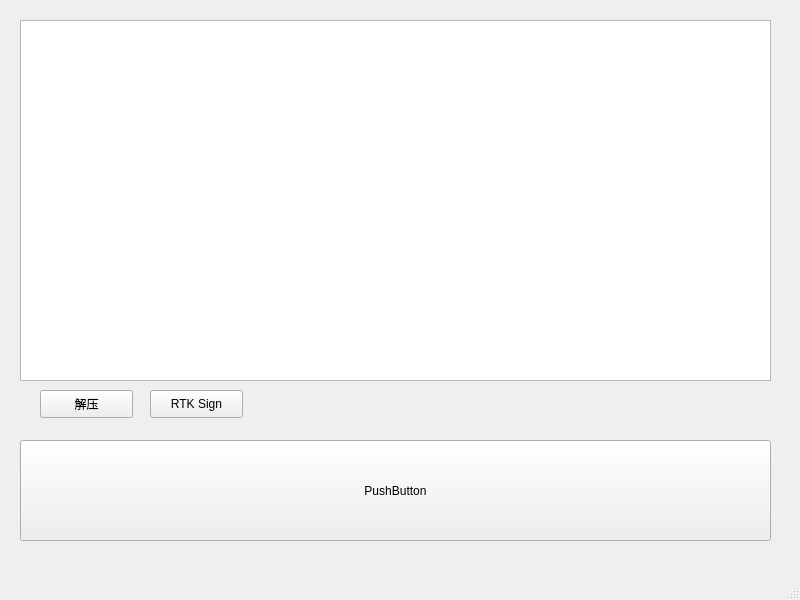
<?xml version="1.0" encoding="UTF-8"?>
<ui version="4.0">
 <class>MainWindow</class>
 <widget class="QMainWindow" name="MainWindow">
  <property name="geometry">
   <rect>
    <x>0</x>
    <y>0</y>
    <width>800</width>
    <height>600</height>
   </rect>
  </property>
  <property name="windowTitle">
   <string>MainWindow</string>
  </property>
  <widget class="QWidget" name="centralwidget">
   <widget class="QPushButton" name="pushButton">
    <property name="geometry">
     <rect>
      <x>20</x>
      <y>440</y>
      <width>751</width>
      <height>101</height>
     </rect>
    </property>
    <property name="text">
     <string>PushButton</string>
    </property>
   </widget>
   <widget class="QListWidget" name="listWidget">
    <property name="geometry">
     <rect>
      <x>20</x>
      <y>20</y>
      <width>751</width>
      <height>361</height>
     </rect>
    </property>
   </widget>
   <widget class="QPushButton" name="btnExtract">
    <property name="geometry">
     <rect>
      <x>40</x>
      <y>390</y>
      <width>93</width>
      <height>28</height>
     </rect>
    </property>
    <property name="text">
     <string>解压</string>
    </property>
   </widget>
   <widget class="QPushButton" name="btnRtkSign">
    <property name="geometry">
     <rect>
      <x>150</x>
      <y>390</y>
      <width>93</width>
      <height>28</height>
     </rect>
    </property>
    <property name="text">
     <string>RTK Sign</string>
    </property>
   </widget>
  </widget>
  <widget class="QMenuBar" name="menubar">
   <property name="geometry">
    <rect>
     <x>0</x>
     <y>0</y>
     <width>800</width>
     <height>26</height>
    </rect>
   </property>
  </widget>
  <widget class="QStatusBar" name="statusbar"/>
 </widget>
 <resources/>
 <connections/>
</ui>
